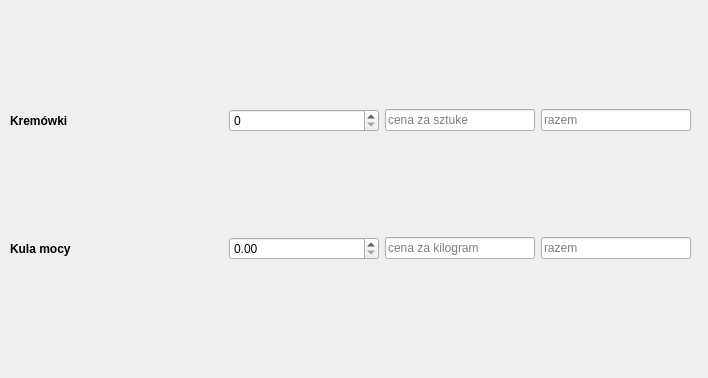
<?xml version="1.0" encoding="UTF-8"?>
<ui version="4.0">
 <class>Dialog</class>
 <widget class="QDialog" name="Dialog">
  <property name="geometry">
   <rect>
    <x>0</x>
    <y>0</y>
    <width>708</width>
    <height>378</height>
   </rect>
  </property>
  <property name="windowTitle">
   <string>Dialog</string>
  </property>
  <widget class="QWidget" name="gridLayoutWidget">
   <property name="geometry">
    <rect>
     <x>10</x>
     <y>10</y>
     <width>681</width>
     <height>351</height>
    </rect>
   </property>
   <layout class="QGridLayout" name="gridLayout">
    <item row="1" column="0">
     <widget class="QLabel" name="kebabLabel">
      <property name="styleSheet">
       <string notr="true">font-weight: bold;</string>
      </property>
      <property name="text">
       <string>Kula mocy</string>
      </property>
     </widget>
    </item>
    <item row="0" column="1">
     <widget class="QSpinBox" name="kremowkaSpin">
      <property name="minimumSize">
       <size>
        <width>150</width>
        <height>0</height>
       </size>
      </property>
      <property name="maximumSize">
       <size>
        <width>150</width>
        <height>16777215</height>
       </size>
      </property>
      <property name="buttonSymbols">
       <enum>QAbstractSpinBox::UpDownArrows</enum>
      </property>
     </widget>
    </item>
    <item row="0" column="2">
     <widget class="QLineEdit" name="kremowkaPrice">
      <property name="maximumSize">
       <size>
        <width>150</width>
        <height>16777215</height>
       </size>
      </property>
      <property name="placeholderText">
       <string>cena za sztuke</string>
      </property>
     </widget>
    </item>
    <item row="1" column="1">
     <widget class="QDoubleSpinBox" name="kebabSpin">
      <property name="minimumSize">
       <size>
        <width>150</width>
        <height>0</height>
       </size>
      </property>
      <property name="maximumSize">
       <size>
        <width>150</width>
        <height>16777215</height>
       </size>
      </property>
     </widget>
    </item>
    <item row="0" column="0">
     <widget class="QLabel" name="kremowkaLabel">
      <property name="styleSheet">
       <string notr="true">font-weight: bold;</string>
      </property>
      <property name="text">
       <string>Kremówki</string>
      </property>
     </widget>
    </item>
    <item row="0" column="3">
     <widget class="QLineEdit" name="kremowkaSum">
      <property name="maximumSize">
       <size>
        <width>150</width>
        <height>16777215</height>
       </size>
      </property>
      <property name="placeholderText">
       <string>razem</string>
      </property>
     </widget>
    </item>
    <item row="1" column="2">
     <widget class="QLineEdit" name="kebabPrice">
      <property name="maximumSize">
       <size>
        <width>150</width>
        <height>16777215</height>
       </size>
      </property>
      <property name="placeholderText">
       <string>cena za kilogram</string>
      </property>
     </widget>
    </item>
    <item row="1" column="3">
     <widget class="QLineEdit" name="kebabSum">
      <property name="maximumSize">
       <size>
        <width>150</width>
        <height>16777215</height>
       </size>
      </property>
      <property name="placeholderText">
       <string>razem</string>
      </property>
     </widget>
    </item>
   </layout>
  </widget>
 </widget>
 <resources/>
 <connections/>
</ui>
